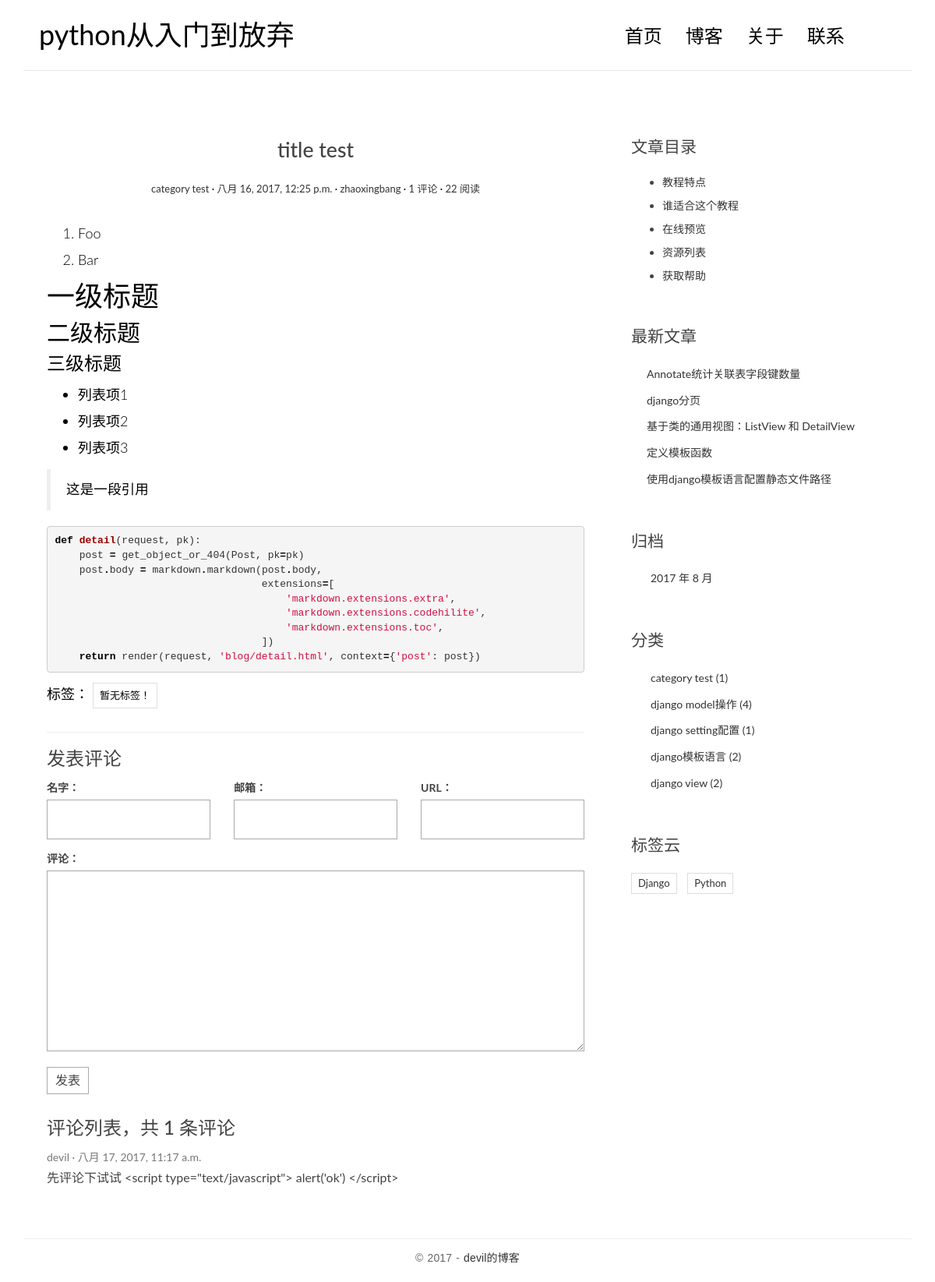
The app's page /post/1/ with its own data.
### blog/models.py (models this page shows, shortened)
class Post(models.Model):
    title = models.CharField('标题',max_length=70)
    body = models.TextField('文章内容')
    created_time = models.DateTimeField('发布时间',auto_now_add=True)
    modified_time = models.DateTimeField('修改时间',auto_now=True)
    excerpt = models.CharField('摘要',max_length=200, blank=True)
    category = models.ForeignKey(to=Category)
    tags = models.ManyToManyField(Tag, blank=True)
    author = models.ForeignKey(User)# 文章作者，这里 User 是从 django.contrib.auth.models 导入的。
    views = models.PositiveIntegerField('阅读',default=0)
    def get_absolute_url(self):
        return reverse('blog:detail', kwargs={'pk': self.pk})
    def increase_views(self):
        self.views += 1
        self.save(update_fields=['views']) #使用update_fields参数来告诉Django只更新数据库中 views 字段的值，以提高效率。
    def save(self, *args, **kwargs):
        if not self.excerpt:
            md = markdown.Markdown(extensions=[
                'markdown.extensions.extra',
                'markdown.extensions.codehilite',
            ])
            self.excerpt = strip_tags(md.convert(self.body))[:54]
        super(Post, self).save(*args, **kwargs)

class Category(models.Model):
    name = models.CharField(max_length=100,unique=True)

class Tag(models.Model):
    name = models.CharField(max_length=100,unique=True)

### comments/models.py (models this page shows, shortened)
class Comment(models.Model):
    name = models.CharField(max_length=100)
    email = models.EmailField(max_length=255)
    url = models.URLField(blank=True)
    text = models.TextField()
    created_time = models.DateTimeField(auto_now_add=True)
    post = models.ForeignKey('blog.Post')

### blog/views.py (the view)
# urls.py: url(r'^post/(?P<pk>[0-9]+)/$', views.detail, name='detail'),
def detail(request,pk):
    post = get_object_or_404(Post, pk=pk)
    post.increase_views() #调用统计浏览数的函数
    post.body = markdown.markdown(post.body,
                                  extensions=[ #对markdown语法的推展
                                      'markdown.extensions.extra',
                                      'markdown.extensions.codehilite', #语法高亮
                                      'markdown.extensions.toc', #允许我们自动生成目录
                                  ])
    form = CommentForm()
    comment_list = post.comment_set.all()
    context = {'post': post,
               'form': form,
               'comment_list': comment_list
               }
    return render(request, 'blog/detail.html', context=context)

### comments/forms.py
class CommentForm(forms.ModelForm):
    class Meta:
        model = Comment #表明这个表单对应的数据库模型是 Comment 类
        fields = ['name', 'email', 'url', 'text'] #指定了表单需要显示的字段

### blog/templatetags/blog_tags.py (called while the page is built)
@register.simple_tag
def get_recent_posts(num=5):
    return Post.objects.all().order_by('-created_time')[:num]

@register.simple_tag
def archives():
    return Post.objects.dates('created_time', 'month', order='DESC')

@register.simple_tag
def get_tags():
    return Tag.objects.annotate(num_posts=Count('post')).filter(num_posts__gt=0)

@register.simple_tag
def get_categories():
    return Category.objects.annotate(num_posts=Count('post')).filter(num_posts__gt=0)

### templates/blog/detail.html (shortened to what this page needs)
{% extends 'base.html' %}
{% block main %}
    <article class="post post-{{ post.pk }}">
        <header class="entry-header">
            <h1 class="entry-title">{{ post.title }}</h1>
            <div class="entry-meta">
                <span class="post-category"><a href="{% url 'blog:category' post.category.pk %}">{{ post.category.name }}</a></span>
                <span class="post-date"><a href="#"><time class="entry-date"
                                                          datetime="{{ post.created_time }}">{{ post.created_time }}</time></a></span>
                <span class="post-author"><a href="#">{{ post.author }}</a></span>
                <span class="comments-link">
                    <a href="{{ post.get_absolute_url }}#comment-area">{{ post.comment_set.count }} 评论</a>
                </span>
                <span class="views-count"><a href="#">{{ post.views }} 阅读</a></span>
            </div>
        </header>
        <div class="entry-content clearfix">
            {{ post.body|safe}}
            <div class="widget-tag-cloud">
                <ul>
                    标签：
                    {% for tag in post.tags.all %}
                        <li><a href="{% url 'blog:tag' tag.pk %}"># {{ tag.name }}</a></li>
                    {% empty %}
                        <li>暂无标签！</li>
                    {% endfor %}
                </ul>
            </div>
        </div>
    </article>
    <section class="comment-area" id="comment-area">
        <hr>
        <h3>发表评论</h3>
        <form action="{% url 'comments:post_comment' post.pk %}" method="post" class="comment-form">
            <div class="row">
                <div class="col-md-4">
                    <label for="{{ form.name.id_for_label }}">名字：</label>
                    {{ form.name }}
                </div>
                <div class="col-md-4">
                    <label for="{{ form.email.id_for_label }}">邮箱：</label>
                    {{ form.email }}
                </div>
                <div class="col-md-4">
                    <label for="{{ form.url.id_for_label }}">URL：</label>
                    {{ form.url }}
                </div>
                <div class="col-md-12">
                    <label for="{{ form.text.id_for_label }}">评论：</label>
                    {{ form.text }}
                    <button type="submit" class="comment-btn">发表</button>
                </div>
            </div>
        </form>
        <div class="comment-list-panel">
            <h3>评论列表，共 <span>{{ post.comment_set.count }}</span> 条评论</h3>
            <ul class="comment-list list-unstyled">
                {% for comment in comment_list %}
                    <li class="comment-item">
                        <span class="nickname">{{ comment.name }}</span>
                        <time class="submit-date"
                              datetime="{{ comment.created_time }}">{{ comment.created_time }}</time>
                        <div class="text">
                            {{ comment.text }}
                        </div>
                    </li>
                {% empty %}
                    暂无评论
                {% endfor %}
            </ul>
        </div>
    </section>
{% endblock main %}
{% block toc %}
    <div class="widget widget-content">
        <h3 class="widget-title">文章目录</h3>
        <ul>
            <li>
                <a href="#">教程特点</a>
            </li>
            <li>
                <a href="#">谁适合这个教程</a>
            </li>
            <li>
                <a href="#">在线预览</a>
            </li>
            <li>
                <a href="#">资源列表</a>
            </li>
            <li>
                <a href="#">获取帮助</a>
            </li>
        </ul>
    </div>
{% endblock toc %}

### templates/base.html (shortened to what this page needs)
{% load blog_tags %}
{% load staticfiles %}
<!DOCTYPE html>
<html>
<head>
    <link rel="stylesheet" href="{% static 'blog/css/bootstrap.min.css' %}">
    <link rel="stylesheet" href="http://code.ionicframework.com/ionicons/2.0.1/css/ionicons.min.css">
    <link rel="stylesheet" href="{% static 'blog/css/pace.css' %}">
    <link rel="stylesheet" href="{% static 'blog/css/highlights/github.css' %}">
    <link rel="stylesheet" href="{% static 'blog/css/custom.css' %}">
</head>
<body>
<div class="container">
    <header id="site-header">
        <div class="row">
            <div class="col-md-4 col-sm-5 col-xs-8">
                <div class="logo">
                    <h1><a href="{% url 'blog:index' %}"><b>python从入门到放弃</b></a></h1>
                </div>
            </div>
            <div class="col-md-8 col-sm-7 col-xs-4">
                <nav class="main-nav" role="navigation">
                    <div class="collapse navbar-collapse" id="bs-example-navbar-collapse-1">
                        <ul class="nav navbar-nav navbar-right">
                            <li class="cl-effect-11"><a href="{% url 'blog:index' %}" data-hover="首页">首页</a></li>
                            <li class="cl-effect-11"><a href="full-width.html" data-hover="博客">博客</a></li>
                            <li class="cl-effect-11"><a href="about.html" data-hover="关于">关于</a></li>
                            <li class="cl-effect-11"><a href="contact.html" data-hover="联系">联系</a></li>
                        </ul>
                    </div>
                </nav>
            </div>
        </div>
    </header>
</div>
<div class="content-body">
    <div class="container">
        <div class="row">
            <main class="col-md-8">
                {% block main %}
                {% endblock main %}
            </main>
            <aside class="col-md-4">
                {% block toc %}
                {% endblock toc %}
                <div class="widget widget-recent-posts">
                    <h3 class="widget-title">最新文章</h3>
                    {% get_recent_posts as recent_post_list %}
                    <ul>
                        {% for post in recent_post_list %}
                            <li>
                                <a href="{{ post.get_absolute_url }}">{{ post.title }}</a>
                            </li>
                        {% empty %}
                            暂无文章！
                        {% endfor %}
                    </ul>
                </div>
                <div class="widget widget-archives">
                    <h3 class="widget-title">归档</h3>
                    {% archives as date_list %}
                    <ul>
                        {% for date in date_list %}
                            <li>
                                <a href="{% url 'blog:archives' date.year date.month %}">
                                    {{ date.year }} 年 {{ date.month }} 月
                                </a>
                            </li>
                        {% empty %}
                            暂无归档！
                        {% endfor %}
                    </ul>
                </div>
                <div class="widget widget-category">
                    <h3 class="widget-title">分类</h3>
                    {% get_categories as category_list %}
                    <ul>
                        {% for category in category_list %}
                            <li>
                                <a href="{% url 'blog:category' category.pk %}">{{ category.name }} <span class="post-count">({{ category.num_posts }})</span></a>
                            </li>
                        {% empty %}
                            暂无分类！
                        {% endfor %}
                    </ul>
                </div>
                <div class="widget widget-tag-cloud">
                    <h3 class="widget-title">标签云</h3>
                    {% get_tags as tag_list %}
                    <ul>
                        {% for tag in tag_list %}
                            <li>
                                <a href="{% url 'blog:tag' tag.pk %}">{{ tag.name }}</a>
                            </li>
                        {% empty %}
                            暂无标签！
                        {% endfor %}
                    </ul>
                </div>
            </aside>
        </div>
    </div>
</div>
<footer id="site-footer">
    <div class="container">
        <div class="row">
            <div class="col-md-12">
                <p class="copyright">&copy 2017
                    - <a href="http://www.350148888.com/" title="网页模板" target="_blank">devil的博客</a>
                </p>
            </div>
        </div>
    </div>
</footer>
</body>
</html>

### static/blog/css/highlights/github.css (style rules this page uses)
.codehilite .k { color: #000000; font-weight: bold }
.codehilite .o { color: #000000; font-weight: bold }
.codehilite .nf { color: #990000; font-weight: bold }
.codehilite .w { color: #bbbbbb }
.codehilite .s1 { color: #d01040 }

### static/blog/css/custom.css (style rules this page uses)
* { outline: none; }
h1, h2, h3, h4, h5, h6 { margin-top: 0; }
b { font-weight: 400; }
a { color: #333; }
body { color: #444; font-family: 'Lato', sans-serif; }
p { font-family: 'Ubuntu', sans-serif; font-weight: 400; word-spacing: 1px; letter-spacing: 0.01em; }
#site-header { background-color: #FFF; padding: 25px 20px; margin-bottom: 40px; border-bottom: 1px solid #e7e7e7; }
.logo h1 a { color: #000; }
.logo h1 { margin: 0; font-family: 'Lato', sans-serif; font-weight: 300; }
.main-nav { margin-top: 11px; max-width: 95%; }
.main-nav a { color: #000000 !important; padding: 0 0 5px 0 !important; margin-right: 30px; font-family: 'Lato', sans-serif; font-weight: 300; font-size: 24px; }
.cl-effect-11 a { padding: 10px 0; color: #0972b4; text-shadow: none; }
.cl-effect-11 a::before { position: absolute; top: 0; left: 0; overflow: hidden; padding: 0 0 5px 0 !important; max-width: 0; border-bottom: 1px solid #000; color: #000; content: attr(data-hover); white-space: nowrap; -webkit-transition: max-width 0.5s; -moz-transition: max-width 0.5s; transition: max-width 0.5s; }
.content-body { padding-bottom: 4em; }
.post { background: #fff; padding: 30px 30px 0; }
.entry-title { text-align: center; font-size: 1.9em; margin-bottom: 20px; line-height: 1.6; padding: 10px 20px 0; }
.entry-meta { text-align: center; color: #DDDDDD; font-size: 13px; margin-bottom: 30px; }
.entry-content { font-size: 18px; line-height: 1.9; font-weight: 300; color: #000; }
.post-category::after, .post-date::after, .post-author::after, .comments-link::after { content: ' ·'; color: #000; }
.widget { background: #fff; padding: 30px 0 0; }
.widget-title { font-size: 1.5em; margin-bottom: 20px; line-height: 1.6; padding: 10px 0 0; font-weight: 400; }
.widget-recent-posts ul { padding: 0; margin: 0; padding-left: 20px; }
.widget-recent-posts ul li { list-style-type: none; position: relative; line-height: 170%; margin-bottom: 10px; }
.widget-recent-posts ul li::before { content: '\f3d3'; font-family: "Ionicons"; position: absolute; left: -17px; top: 3px; font-size: 16px; color: #000; }
.widget-archives ul { padding: 0; margin: 0; padding-left: 25px; }
.widget-archives ul li { list-style-type: none; position: relative; line-height: 170%; margin-bottom: 10px; }
.widget-archives ul li::before { content: '\f3f3'; font-family: "Ionicons"; position: absolute; left: -25px; top: 1px; font-size: 16px; color: #000; }
.widget-category ul { padding: 0; margin: 0; padding-left: 25px; }
.widget-category ul li { list-style-type: none; position: relative; line-height: 170%; margin-bottom: 10px; }
.widget-category ul li::before { content: '\f3fe'; font-family: "Ionicons"; position: absolute; left: -25px; top: 1px; font-size: 18px; color: #000; }
.widget-tag-cloud ul { padding: 0; margin: 0; margin-right: -10px; }
.widget-tag-cloud ul li { list-style-type: none; font-size: 13px; display: inline-block; margin-right: 10px; margin-bottom: 10px; padding: 3px 8px; border: 1px solid #ddd; }
.widget-content ul li { margin-bottom: 10px; }
#site-footer { padding-top: 10px; padding: 0 0 1.5em 0; }
.copyright { text-align: center; padding-top: 1em; margin: 0; border-top: 1px solid #eee; color: #666; }
.contact-form input, .comment-form input { border: 1px solid #aaa; margin-bottom: 15px; width: 100%; padding: 15px 15px; font-size: 16px; line-height: 100%; transition: 0.4s border-color linear; }
.contact-form textarea, .comment-form textarea { border: 1px solid #aaa; margin-bottom: 15px; width: 100%; padding: 15px 15px; font-size: 16px; line-height: 20px !important; min-height: 183px; transition: 0.4s border-color linear; }
.comment-area { padding: 0 30px 0; }
.comment-form { margin-top: 15px; }
.comment-form .comment-btn { background-color: #fff; border: 1px solid #aaa; font-size: 16px; padding: 5px 10px; }
.comment-list-panel { margin-top: 30px; }
.comment-list { margin-top: 15px; }
.comment-item .nickname, .comment-item .submit-date { color: #777; font-size: 14px; }
.comment-item .nickname:after { content: ' ·'; }
.comment-item .text { padding-top: 5px; font-size: 16px; }

### records on screen
Post: title "title test", category.name "category test", created_time "八月 16, 2017, 12:25 p.m.", author "zhaoxingbang", comment_set.count "1", views "22", body "Foo Bar 一级标题 二级标题 三级标题 列表项1 列表项2 列表项3 这是一段引用 def detail ( request , pk ): post = get_object_or_404 ( Post , pk = pk ) post . body = markdown . markdown ( post . body , extensions = [ 'markdown.extensions.extra' , 'markdown.extensions.codehilite' , 'markdown.extensions.toc' , ]) return render ( request , 'blog/detail.html' , context = { 'post' : post })"
Comment: name "devil", created_time "八月 17, 2017, 11:17 a.m.", text "先评论下试试 <script type=\"text/javascript\"> alert('ok') </script>"
Post: title "Annotate统计关联表字段键数量"
Post: title "django分页"
Post: title "基于类的通用视图：ListView 和 DetailView"
Post: title "定义模板函数"
Post: title "使用django模板语言配置静态文件路径"
Category: name "category test", num_posts "1"
Category: name "django model操作", num_posts "4"
Category: name "django setting配置", num_posts "1"
Category: name "django模板语言", num_posts "2"
Category: name "django view", num_posts "2"
Tag: name "Django"
Tag: name "Python"

### other values on screen
{{ date.year }} "2017"
{{ date.month }} "8"
